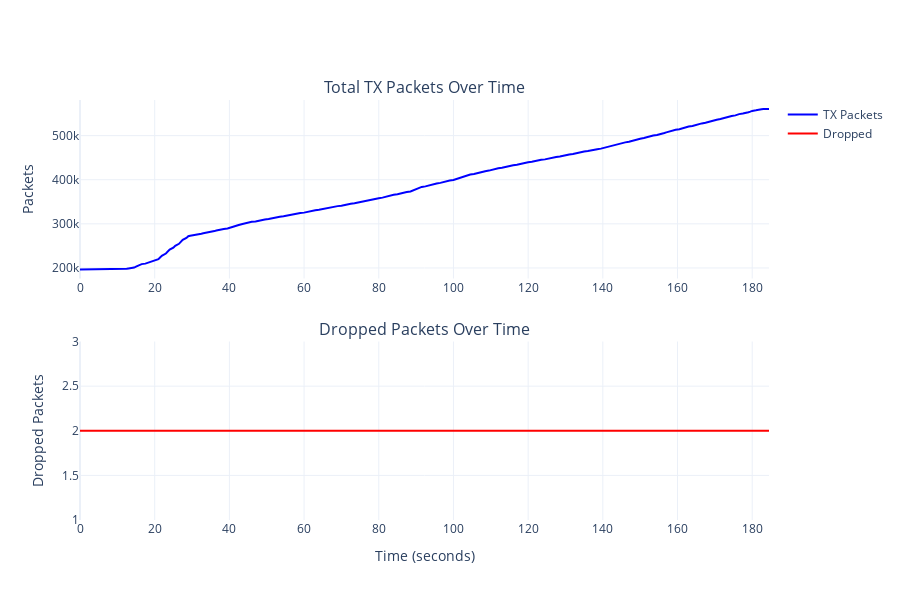

The notebook cell saved with this chart:
### Markdown cell above
## 7. Packet Statistics Over Time

Visualize total packets and dropped packets during simulation.

### Code cell
# Create subplot for packets and dropped packets
fig = make_subplots(
    rows=2,
    cols=1,
    subplot_titles=("Total TX Packets Over Time", "Dropped Packets Over Time"),
    vertical_spacing=0.15,
)

# Total packets
fig.add_trace(
    go.Scatter(
        x=snapshots["time_seconds"].to_list(),
        y=snapshots["total_tx_packets"].to_list(),
        mode="lines",
        name="TX Packets",
        line=dict(color="blue"),
    ),
    row=1,
    col=1,
)

# Dropped packets
fig.add_trace(
    go.Scatter(
        x=snapshots["time_seconds"].to_list(),
        y=snapshots["total_dropped"].to_list(),
        mode="lines",
        name="Dropped",
        line=dict(color="red"),
    ),
    row=2,
    col=1,
)

fig.update_layout(height=600, template="plotly_white", showlegend=True)
fig.update_xaxes(title_text="Time (seconds)", row=2, col=1)
fig.update_yaxes(title_text="Packets", row=1, col=1)
fig.update_yaxes(title_text="Dropped Packets", row=2, col=1)
fig.show()

### Figure 1 — Plotly figure (JSON) as saved in the notebook; plotly's stock layout.template omitted (floating-point values rounded to 4 significant figures; data arrays with more than 128 entries replaced by an {"elided": "..."} marker saying what was removed)
{"data": [{"line": {"color": "blue"}, "mode": "lines", "name": "TX Packets", "type": "scatter", "x": {"elided": "265 float values"}, "xaxis": "x", "y": {"elided": "265 int values"}, "yaxis": "y"}, {"line": {"color": "red"}, "mode": "lines", "name": "Dropped", "type": "scatter", "x": {"elided": "265 float values"}, "xaxis": "x2", "y": {"elided": "265 int values"}, "yaxis": "y2"}], "layout": {"annotations": [{"font": {"size": 16}, "showarrow": false, "text": "Total TX Packets Over Time", "x": 0.5, "xanchor": "center", "xref": "paper", "y": 1, "yanchor": "bottom", "yref": "paper"}, {"font": {"size": 16}, "showarrow": false, "text": "Dropped Packets Over Time", "x": 0.5, "xanchor": "center", "xref": "paper", "y": 0.425, "yanchor": "bottom", "yref": "paper"}], "height": 600, "showlegend": true, "xaxis": {"anchor": "y", "domain": [0, 1]}, "xaxis2": {"anchor": "y2", "domain": [0, 1], "title": {"text": "Time (seconds)"}}, "yaxis": {"anchor": "x", "domain": [0.575, 1], "title": {"text": "Packets"}}, "yaxis2": {"anchor": "x2", "domain": [0, 0.425], "title": {"text": "Dropped Packets"}}}}
